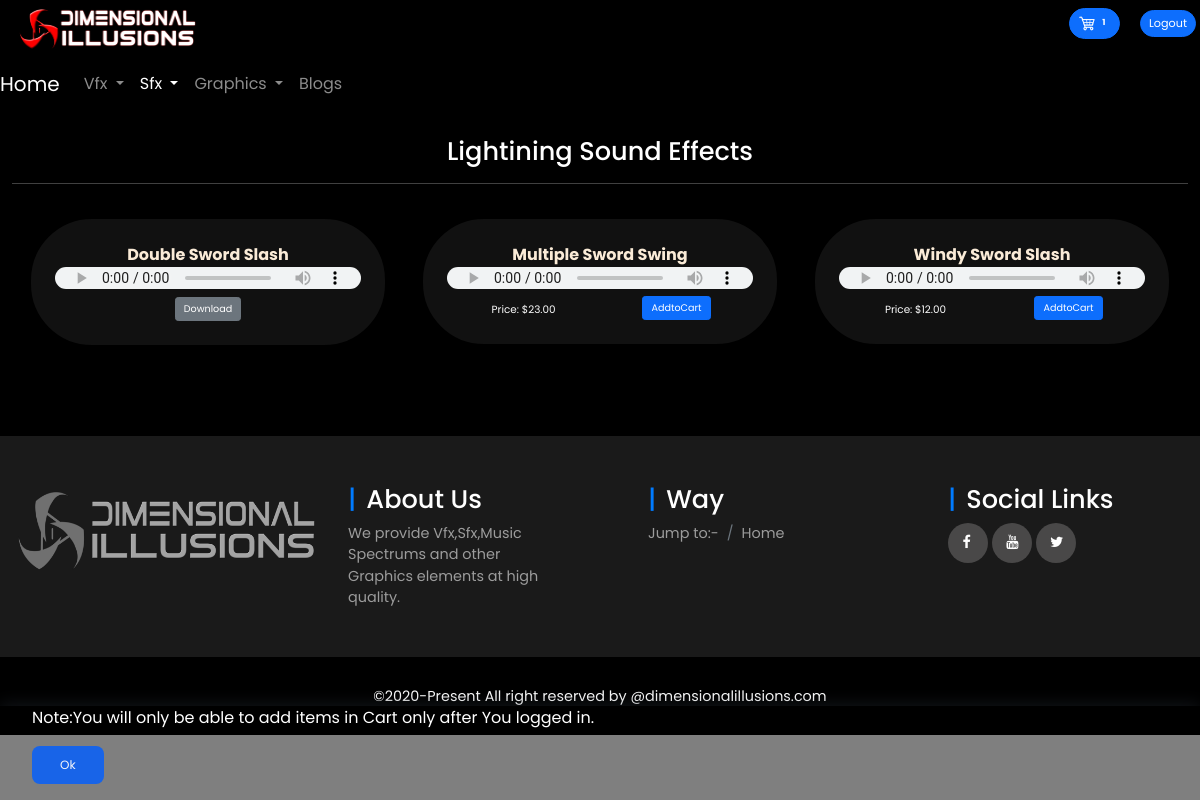
The page /SFX/ (signed in) on the database its author committed.
### Ehub/models.py (models this page shows, shortened)
class Order(models.Model):
    profile = models.ForeignKey(Profile, on_delete=models.CASCADE, null=True)
    date_ordered = models.DateTimeField(auto_now_add=True, null=True)
    complete = models.BooleanField(default=False, null=True, blank=False)
    transaction_id = models.CharField(max_length=200, null=True)
    discountcoupon = models.ForeignKey(
        DiscountCoupon, on_delete=models.SET_NULL, null=True, blank=True)
    @property
    def get_vfxproduct_items(self):
        orderpaidvfxproduct = self.orderpaidvfxproduct_set.all()
        total = sum([item.quantity for item in orderpaidvfxproduct])
        return total
    @property
    def get_sfxproduct_items(self):
        orderpaidsfxproduct = self.orderpaidsfxproduct_set.all()
        total = sum([item.quantity for item in orderpaidsfxproduct])
        return total
    @property
    def get_graphicsproduct_items(self):
        ordergraphicsproduct = self.orderpaidgraphicsproduct_set.all()
        total = sum([item.quantity for item in ordergraphicsproduct])
        return total
    @property
    def grand_totalquantity(self):
        total = self.get_sfxproduct_items + \
            self.get_vfxproduct_items+self.get_graphicsproduct_items
        return total

### Msfx/models.py (models this page shows, shortened)
class OrderPaidSfxProduct(models.Model):  #make more orderitem
	profile = models.ForeignKey(Profile, on_delete=models.CASCADE, blank=True, null=True)
	product = models.ForeignKey(PaidSfxProduct, on_delete=models.SET_NULL, blank=True, null=True)  #it's gonna give you what you actually define in  def__str___.....return self.name
	order = models.ForeignKey(Order, on_delete=models.CASCADE, blank=True, null=True)
	addtoDpage = models.ForeignKey(PurchasedProduct, on_delete=models.CASCADE, blank=True, null=True)
	quantity = models.IntegerField(default=0, null=True, blank=True)
	complete = models.BooleanField(default=False, null=True, blank=False)  #default is false which means unchecked box
	date_ordered = models.DateTimeField(auto_now_add=True,null=True)
	published_by=models.CharField(null=True,max_length=20)

class FreeSfxProduct(models.Model):
	name=models.CharField(null=True,max_length=100)
	category=models.ForeignKey(SfxCategory,on_delete=models.SET_NULL
							   ,verbose_name='Product Category'
							   ,null=True)
	publisher= models.ForeignKey(Profile,on_delete=models.CASCADE,null=True)
	watermarkfreeproduct = models.URLField(null=True)
	date_published=models.DateTimeField(auto_now_add=True,null=True)

class PaidSfxProduct(models.Model):
	name=models.CharField(null=True
						,verbose_name='Product name'
					   ,max_length=100)
	publisher= models.ForeignKey(Profile,on_delete=models.CASCADE,null=True)
	category=models.ForeignKey(SfxCategory,on_delete=models.SET_NULL
							   ,verbose_name='Sfx Category'
							   ,null=True)
	price = models.DecimalField(max_digits=5 #2 digits for 2 decimal places
                             	,help_text="You can set up price up to $999.99.This is the max price."
								,validators=[MinValueValidator(Decimal('0')),MaxValueValidator(Decimal('999.99'))]
								,decimal_places=2)
	setdiscount=models.ForeignKey(SetDiscount,on_delete=SET_NULL,null=True,blank=True)
	watermarkproduct = models.URLField(null=True)
	watermarkfreeproduct = models.URLField(null=True)
	date_published=models.DateTimeField(auto_now_add=True,null=True)
	@property
	def get_final_total(self):
		price = float(self.price)
		if not self.setdiscount:
				return self.price
		discount=float(self.setdiscount.discount/100)
		return  price-discount*price

### Msfx/views.py (the view)
# urls.py: path('SFX/', views.sfxproducts, name="SfxProducts"),
def sfxproducts(request):
	if request.user.is_authenticated:
			getfreesfxproducts=FreeSfxProduct.objects.all()
			getpaidsfxproducts=PaidSfxProduct.objects.all()
			getprofile = request.user.profile
			order, created = Order.objects.get_or_create(profile=getprofile, complete=False)
			purchase, created = PurchasedProduct.objects.get_or_create(profile=getprofile, complete=False)
	else:
			order={}
			getfreesfxproducts=FreeSfxProduct.objects.all()
			getpaidsfxproducts=PaidSfxProduct.objects.all()
	context={
             'order':order,
			 'getfreesfxproducts':getfreesfxproducts,
			 'getpaidsfxproducts':getpaidsfxproducts,
			 }
	return render(request, 'SFX/sfxdetail.html',context)

### templates/SFX/sfxdetail.html (shortened to what this page needs)
{% extends 'frontend_base.html' %}
{% load static %}
{% block ActivateSfx %}active{% endblock %}
{% block body %}
<div class="container-fluid bg-set">
  <br>
  <h1>Lightining Sound Effects</h1>
  <div class="line-controller">
    <hr class="" style="background-color: white;">
    </div>
  <div class="row gx-0 font-control" >
      {% for i in getfreesfxproducts %}
          <div class="col-md-4 col-sm-10">
            <div class="player p-4">
                <div class="wrapper">
                  <div class="col alignment">
                    <strong class="ml-1 mb-0">{{i.name}}</strong>
                  </div>
                <audio style="height: 1.4rem;" controls>
                  <source src="{{i.watermarkfreeproduct}}">
                </audio>
                <div class="row gx-0">
                  <div class="col buttn">
                    <a href="{{i.watermarkfreeproduct}}" download="">
                          <button class="btn btn-secondary btn-sm">Download</button>
                    </a>
                  </div>
                </div>
              </div>
            </div>
          </div>
          <br>
        {% endfor %}
        {% for i in getpaidsfxproducts %}
            <div class="col-md-4 col-sm-10">
              <div class="player p-4">
                  <div class="wrapper">
                    <di class="col alignment">
                      <strong class="ml-1 mb-0">{{i.name}}</strong>
                    </di>
                  </div>
                  <audio style="height: 1.4rem;" controls>
                    <source src="{{i.watermarkproduct}}">
                  </audio>
                  <div class="row gx-0">
                      <div class="col text-center">
                        <small>Price: </small>
                        <small>${{i.get_final_total}}</small>
                      </div>
                      {% if  request.user.is_authenticated %}
                      <div class="col buttn">
                        <button data-product="{{i.name}}" data-pubid="{{i.publisher_Id}}" data-action="adpdt" class="btn btn-primary  Sfx-cart btn-sm">AddtoCart</button>
                    </div>
                    {% else %}
                      <div class="col buttn">
                          <button type="button" class="btn btn-primary" data-bs-container="body" data-bs-toggle="popover" data-placement="bottom" data-content="You need to login">
                            AddtoCart
                        </button>
                      </div>
                      {% endif %}
                  </div>
              </div>
            </div>
        {% endfor %}
  </div>
  <br>
  <br>
  <br>
</div>
{% endblock %}

### templates/frontend_base.html (shortened to what this page needs)
<!DOCTYPE html>
{% load static %}
<html>
<head>
  <link rel="stylesheet" href="{% static 'css/FrontendCheatsheet.css' %}">
  <link rel="stylesheet" href="{% static 'css/Frontend_Style.css' %}">
  <link rel="stylesheet" href="{% static 'css/FrontendColorProperties.css' %}">
  <link rel="stylesheet" href="https://pro.fontawesome.com/releases/v5.10.0/css/all.css"
 />
  <link rel="stylesheet" href="https://stackpath.bootstrapcdn.com/font-awesome/4.7.0/css/font-awesome.min.css">
</head>
<body>
  <header>
    <div class="banner" style="background-color: black; border: 4px solid black;">
      <div class="row g-0">
        <div class="col-4 col-md-2">
          <div class="card" style="background-color: black;">
            <img style="height: 46px;" src="{% static 'images/banner23.png' %}" alt="" loading="lazy">
          </div>
        </div>
        <div class="col-1 col-md-4"></div>
        <div class="col-7 col-md-6 pt-1">
          <div class="d-flex flex-row-reverse">
            <div class="" role="group" aria-label="Basic example">
              <button type="button" style="margin-right:1rem; border-radius: 1rem; " class="btn btn-primary btn-sm">
                <a href="{% url 'Ehub:YourCart' %}">
                  <img style="width:1.2rem; height: 1.3rem;" src="{% static 'images/carticon.png' %}"><span
                    class="badge " style="color: white;">{{order.grand_totalquantity}}</span>
                </a>
              </button>
              {% if request.user.is_authenticated %}
              <button type="button" style=" border-radius: 1rem;" id="showLogout" class="btn btn-primary btn-sm">
                <span><a style="text-decoration: none; color: white;" href="{% url 'Ehub:logout-user' %}"
                    style="color: white;">Logout</a></span>
              </button>
              {% else %}
              <button type="button" style="border-radius: 1rem;" id="showLogin" class="btn btn-primary btn-sm">
                <span><a style="text-decoration: none; color: white;" href="{% url 'Ehub:login-user' %}"
                    style="color: white;">Login</a></span>
              </button>
              {% endif %}
            </div>
          </div>
        </div>
      </div>
    </div>
    {% block head %}
    <div class="wrapper">
      <nav class="navbar   navbar-expand-lg navbar-dark bg-set">
        <a class="navbar-brand " href="{% url 'Ehub:home' %}">Home</a>
        <div class="collapse navbar-collapse" id="navbarNavDropdown">
          <ul class="navbar-nav">
            <li class="nav-item dropdown">
              <a class="nav-link  {% block ActivateVfx %}{% endblock %} dropdown-toggle" href="#"
                id="navbarDropdownMenuLink" role="button" data-bs-toggle="dropdown" aria-expanded="false">
                Vfx
              </a>
            </li>
            <li class="nav-item dropdown">
              <a class="nav-link  {% block ActivateSfx %}{% endblock %} dropdown-toggle" href="#"
                id="navbarDropdownMenuLink" role="button" data-bs-toggle="dropdown" aria-expanded="false">
                Sfx
              </a>
            </li>
            <li class="nav-item dropdown">
              <a class="nav-link  {% block ActivateGraphics %}{% endblock %} dropdown-toggle" href="#"
                id="navbarDropdownMenuLink" role="button" data-bs-toggle="dropdown" aria-expanded="false">
                Graphics
              </a>
            </li>
            <li class="nav-item">
              <a class="nav-link {% block ActivateBlogs %}{% endblock %}" href="{% url 'Eblog:blogs' %}">Blogs</a>
            </li>
          </ul>
        </div>
      </nav>
    </div>
  </header>
  {% endblock %}
  {% block body %}{% endblock %}
  <div class="cookie-container">
    <p>
      Note:You will only be able to add items in Cart only after You logged in.
    </p>
    <button class="cookie-btn">
      Ok
    </button>
  </div>
  <footer>
    <div class="footer-elements">
      <div class="row g-0">
        <div class="col-md-3 col-sm-6 col-xm-3 segment-one">
          <img src="{% static 'images/grey scal banner.png' %} " style=" height:12rem;">
        </div>
        <div class="col-md-3 col-sm-6 col-xm-12 segment-two p-5">
          <h2>About Us</h2>
          <p class="mb-0" style="color: rgb(156, 156, 156);text-decoration: none;">We provide Vfx,Sfx,Music Spectrums
            and other Graphics elements at high quality.</p>
        </div>
        <div class="col-md-3 col-sm-6 col-xm-12 segment-three p-5">
          <h2>Way</h2>
          <nav aria-label="breadcrumb">
            <ol class="breadcrumb">
              <li class="breadcrumb-item active" style="color: rgb(156, 156, 156);" aria-current="page">Jump to:-</li>
              <li class="breadcrumb-item active" aria-current="page"><a
                  style="color: rgb(156, 156, 156);text-decoration: none;" href="{% url 'Ehub:home' %}">Home</a></li>
            </ol>
          </nav>
        </div>
        <div class="col-md-3 col-sm-6 col-xm-12 segment-four p-5">
          <h2>Social Links</h2>
          <a href="https://www.facebook.com/Dimensional-illusions-100247375484205" target="_blank"><i
              class="fa fa-facebook"></i></a>
          <a href="https://www.youtube.com/channel/UCG8JsDfV6GkElowMSp-gzSg" target="_blank"><i
              class="fa fa-youtube"></i></a>
          <a href="https://twitter.com/DimensionalIlu1" target="_blank"><i class="fa fa-twitter"></i></a>
        </div>
      </div>
    </div>
    <p class="footer-text mb-0 p-4" style="background-color: black;"> ©2020-Present All right reserved by
      @dimensionalillusions.com </p>
  </footer>
</body>
</html>

### static/css/Frontend_Style.css (style rules this page uses)
.row button { font-size: .6rem; }
button a { font-size: .7rem; }
.font-control small { font-size: .65rem; }
.font-control strong { font-size: 1rem; }
h2 { color: white; }
h1 { color: white; font-size: 1.6rem; text-align: center; }
.footer-elements { font-size: .9rem; background: #1a1a1a!important; }
.footer-elements h2 { font-size: 1.6rem; }
.footer-text { font-size: .9rem; color: white; }
.segment-two h2 { color: #fff; }
.segment-three h2 { color: #fff; }
.segment-four h2 { color: #fff; }
.segment-two h2:before { content: '|'; color: #007bff; padding-right: 10px; }
.segment-four a { width: 40px; height: 40px; background: #494848; display: inline-block; border-radius: 50%; }
.segment-four i { color: #fff; padding: 0.9rem; margin-top: -0.1rem; }
.segment-four h2:before { content: '|'; color: #007bff; padding-right: 10px; }
.segment-three h2:before { content: '|'; color: #007bff; padding-right: 10px; }
.footer-text { text-align: center; line-height: 30px; background-color: black; font-family: 'Poppins'; }

### static/css/FrontendColorProperties.css (style rules this page uses)
p { color: white; }
* { font-family: 'Poppins'; }
li { list-style-type: none; text-decoration: none; }
.bg-set { background-color: #000000; color: white; }
ul li a { color: white; }
.bg-set .navbar-brand, .bg-set .navbar-text { color: rgb(255, 255, 255); }
* { margin: 0; padding: 0; box-sizing: border-box; font-family: 'Poppins', sans-serif; }
.cookie-container { position: fixed; bottom: -100%; left: 0; right: 0; background: rgba(0, 0, 0, 0.5); color: #f5f6fa; padding: 0 32px; box-shadow: 0 -2px 16px rgba(47, 54, 64, 0.39); transition: 400ms; }
.cookie-container.active { bottom: 0; }
.cookie-btn { background: #1864e8; border: 0; color: #f5f6fa; padding: 10px 28px; font-size: 12px; margin-bottom: 16px; border-radius: 8px; cursor: pointer; }

### templates/frontend_base.html (style rules this page uses)
.player { position: relative; background: #111111; border-radius: 5rem; border: 1.2rem solid black; }
.wrapper { background-color: #111111; color: antiquewhite; position: relative; }
audio { width: 100%; outline: none; }
.buttn { display: flex; align-items: center; justify-content: center; }
.alignment { display: flex; justify-content: center; align-items: center; }

### templates/SFX/sfxdetail.html (style rules this page uses)
* { margin: 0; padding: 0; }
.player { position: relative; background: #111111; border-radius: 5rem; border: 1.2rem solid black; }
.wrapper { background-color:#111111; color: antiquewhite; position: relative; }
audio { width: 100%; outline: none; }
.buttn { display: flex; align-items: center; justify-content: center; }
.alignment { display: flex; justify-content: center; align-items: center; }
h1 { color: white; font-size: 1.6rem; text-align: center; }

### rows shown on the page
Order: grand_totalquantity "1"
FreeSfxProduct: name "Double Sword Slash"
PaidSfxProduct: name "Multiple Sword Swing", get_final_total "23.00"
PaidSfxProduct: name "Windy Sword Slash", get_final_total "12.00"
